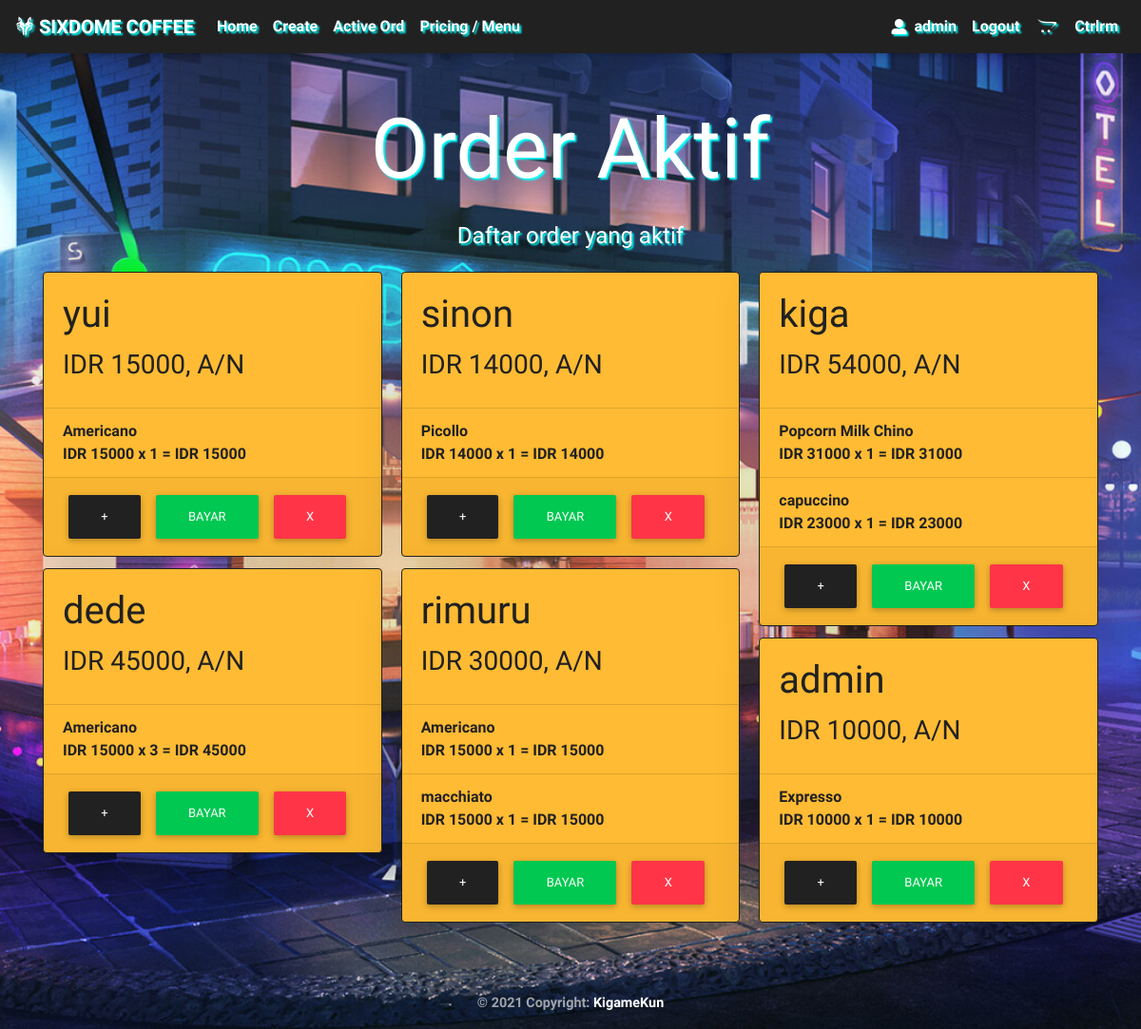
The page /order-aktif/ (signed in) on the database its author committed.
### core/models.py (models this page shows, shortened)
class Order(models.Model):
    nama = models.PositiveIntegerField()
    total = models.PositiveIntegerField(default=0)
    dibayar = models.PositiveIntegerField(default=0)
    kembali = models.PositiveIntegerField(default=0)
    selesai = models.BooleanField(default=False)

class Cart(models.Model):
    order = models.ForeignKey(Order,related_name='order_item',on_delete=models.CASCADE)
    menu = models.ForeignKey(Item,related_name="menu_item",on_delete=models.CASCADE)
    qty = models.PositiveIntegerField(default=0)
    harga = models.PositiveIntegerField(default=0)
    subtotal = models.PositiveIntegerField(default=0)
    catatan = models.CharField(max_length=200, blank=True, null=True)
    dikirim = models.BooleanField(default=False)

class Item(models.Model):
    name = models.CharField(max_length=100)
    price = models.FloatField()
    slug = models.SlugField()
    description = models.TextField()
    image = models.ImageField(upload_to="media/",blank=True)

### core/views.py (the view)
# urls.py: path('order-aktif/', order_aktif, name='order-aktif'),
@login_required
@user_passes_test(lambda user: user.is_staff or user.is_superuser ,login_url='/')
def order_aktif(request):
    order_list = Order.objects.filter(selesai=False)
    page = request.GET.get('page', 1)
    paginator = Paginator(order_list, 10)
    try:
        orders = paginator.page(page)
    except PageNotAnInteger:
        orders = paginator.page(1)
    except EmptyPage:
        orders = paginator.page(paginator.num_pages)
    names = []
    for solve in order_list :
        name = User.objects.get(id=solve.nama)
        names.append(name.username)
    mylist = zip(orders, names)
    return render(request,
                  'order_aktif.html',
                  {'orders': orders,'names':names,'mylist':mylist})

### templates/order_aktif.html
{% extends "base.html" %}
{% block content %}
<div class="container">
  <div class="row mt-5">
    <div class="col-md-12">
      <h4 style="color: white; text-shadow:2px 2px 2px cyan;" class="display-2 text-center text-shadow ">
        Order Aktif
      </h4>
      <h4 style="color: white; text-shadow:2px 2px 2px cyan;" class="mt-4 text-center">
        Daftar order yang aktif
      </h4>
    </div>
  </div>
<div class="row mt-3">
  <div class="col-lg-12">
    <div class="card-columns">
      {% for order,usr in mylist %}
      <div class="card bg-warning text-dark border-dark shadow-lg">
        <div class="card-body">
          <h1 class="card-title">{{ usr }}</h1>
          <h3>IDR {{ order.total }}, A/N {{ order.pelanggan }}</h3>
        </div>
        <ul class="list-group list-group-flush bg-warning">
          {% for item in order.order_item.all %}
            <li class="list-group-item text-dark bg-warning">
              {{ item.menu.name }} <br>
              IDR {{ item.harga }} x {{ item.qty }} = IDR {{ item.subtotal }}
            </li>
          {% empty %}
            <li class="list-group-item text-dark bg-warning">
              Item belum ada!
            </li>
          {% endfor %}
        </ul>
        <div class="card-footer">
            <a href=""
               class="btn btn-dark "
            >
              +
            </a>
            <a href=""
               class="btn btn-success "
            >
              Bayar
            </a>
            <a href=""
               class="btn btn-danger "
            >
              X
            </a>
          </div>
      </div>
      {% endfor %}
    </div>
  </div>
</div>
</div>
<div style="height:100px;"></div>
{% endblock %}

### templates/navbar.html (shortened to what this page needs)
<nav class="navbar navbar-expand-md navbar-dark bg-dark">
  <a class="navbar-brand" href="{% url 'core:about' %}"><i class="fab fa-wolf-pack-battalion"> </i> SIXDOME COFFEE</a>
  <div class="collapse navbar-collapse" id="navbarNav">
      <ul class="navbar-nav mr-auto">
          <li class="nav-item">
              <a class="nav-link" href="/">Home<span class="sr-only">(current)</span></a>
          </li>
          {% if user.is_superuser or user.is_staff %}
          <li class="nav-item">
            <a class="nav-link" href="{% url 'core:create' %}">Create<span class="sr-only">(current)</span></a>
        </li>
        <li class="nav-item">
          <a class="nav-link" href="{% url 'core:order-aktif' %}">Active Ord</a>
      </li>
          {% endif %}
          <li class="nav-item">
              <a class="nav-link" href="{% url 'core:pricing' %}">Pricing / Menu</a>
          </li>
      </ul>
      {% if user.is_authenticated %}
      <ul class="navbar-nav">
      <i style=" margin:auto;color: white;" class="fas fa-user-alt"></i>
      <li class="nav-item">
          <a class="nav-link waves-effect" href="">
           {{user}}
          </a>
        </li>
        <li class="nav-item">
          <a class="nav-link waves-effect" href="{% url 'account_logout' %}">
            Logout </span>
          </a>
        </li>
        <li class="nav-item">
          <a class="nav-link waves-effect" href="{% url 'core:cart' %}"><i class="fab fa-opencart"></i>
          </a>
          </li>
          {% if user.is_superuser or user.is_staff %}
          <li class="nav-item">
            <a class="nav-link waves-effect" href="/admin">
        Ctrlrm
            </a>
          </li>
          {% endif %}
      </ul>
          {% endif %}
  </div>
</nav>

### templates/navbar.html (style rules this page uses)
* { font-weight: bold; font-family: 'Balsamiq Sans', cursive; }
nav { text-shadow: 2px 2px 2px cyan; }

### rows shown on the page
Order: username "yui", total "15000"
Cart: menu.name "Americano", harga "15000", qty "1", subtotal "15000"
Order: username "dede", total "45000"
Cart: menu.name "Americano", harga "15000", qty "3", subtotal "45000"
Order: username "sinon", total "14000"
Cart: menu.name "Picollo", harga "14000", qty "1", subtotal "14000"
Order: username "rimuru", total "30000"
Cart: menu.name "Americano", harga "15000", qty "1", subtotal "15000"
Cart: menu.name "macchiato", harga "15000", qty "1", subtotal "15000"
Order: username "kiga", total "54000"
Cart: menu.name "Popcorn Milk Chino", harga "31000", qty "1", subtotal "31000"
Cart: menu.name "capuccino", harga "23000", qty "1", subtotal "23000"
Order: username "admin", total "10000"
Cart: menu.name "Expresso", harga "10000", qty "1", subtotal "10000"

### other values the page prints
{{ user }} "admin"
